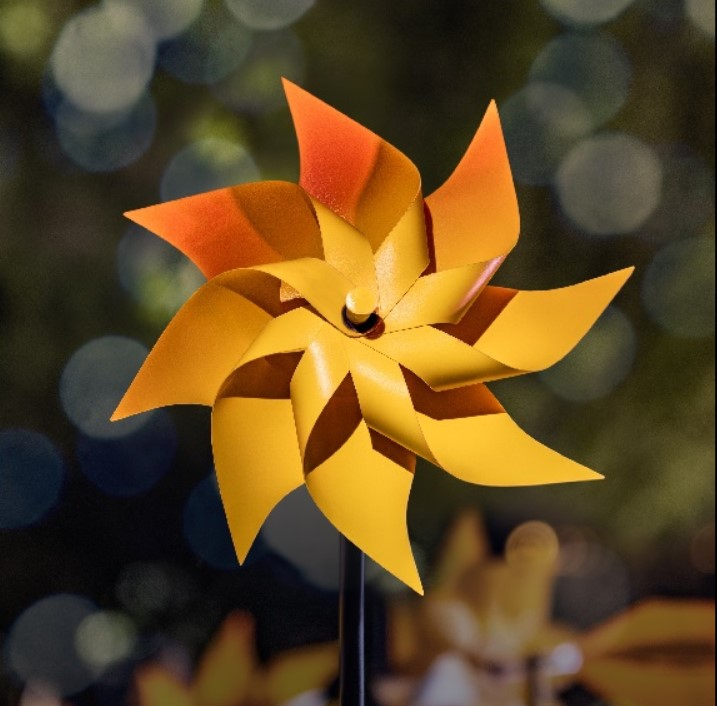
#> input picture image.jpg, 717 x 706 px
$ jupyter execute Laplacian.ipynb   (older library calls are emulated)
#> lines starting #> are read from the running program, lines starting #| are printed output that depends on the picture
[cell 1]
import cv2
import matplotlib.pyplot as plt
#reading the image
img=cv2.imread("image.jpg")
#> img is the input picture: shape (706, 717, 3); mean B, G, R 35, 71.9, 95.6
plt.imshow(img)

[cell 2]
#blur the image
blur_img=cv2.GaussianBlur(img,(3,3),0)
plt.imshow(blur_img)

[cell 3]
#apply the laplacian operator
lap_img=cv2.Laplacian(blur_img,cv2.CV_64F)
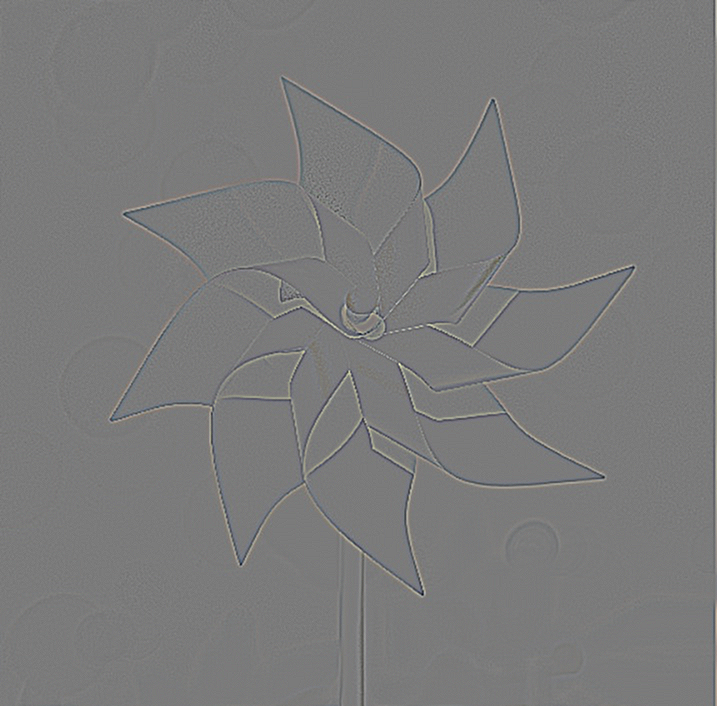
#> lap_img: shape (706, 717, 3) float64; mean B, G, R 0, 0, 0; drawn with min black and max white
plt.imshow(lap_img)
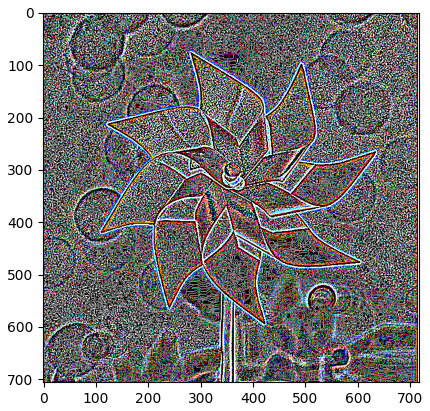
#> figure drawn by matplotlib, 1 panel; B, G, R data is drawn as R, G, B

[cell 4]
laplacian1=lap_img/lap_img.max()
plt.imshow(laplacian1,cmap='gray')
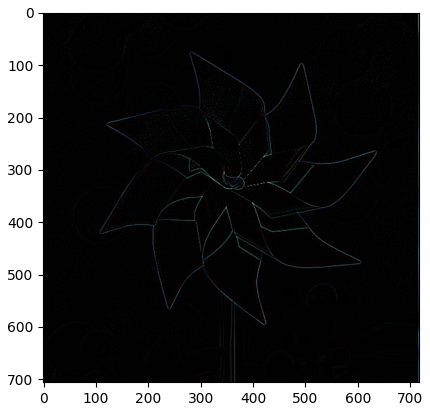
#> figure drawn by matplotlib, 1 panel; B, G, R data is drawn as R, G, B
